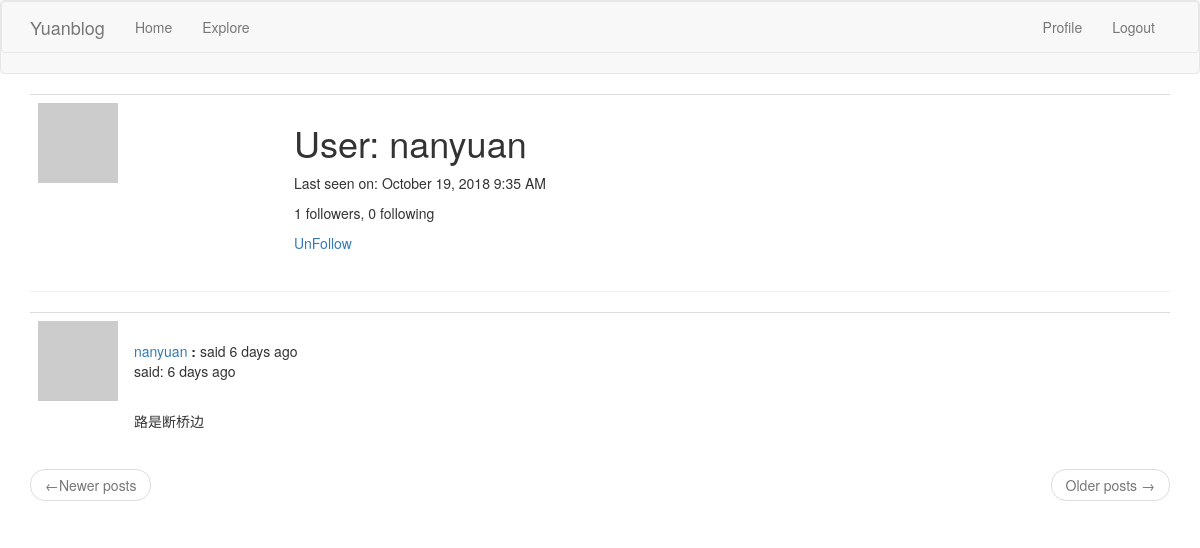
The app's page /user/nanyuan (signed in), older data.
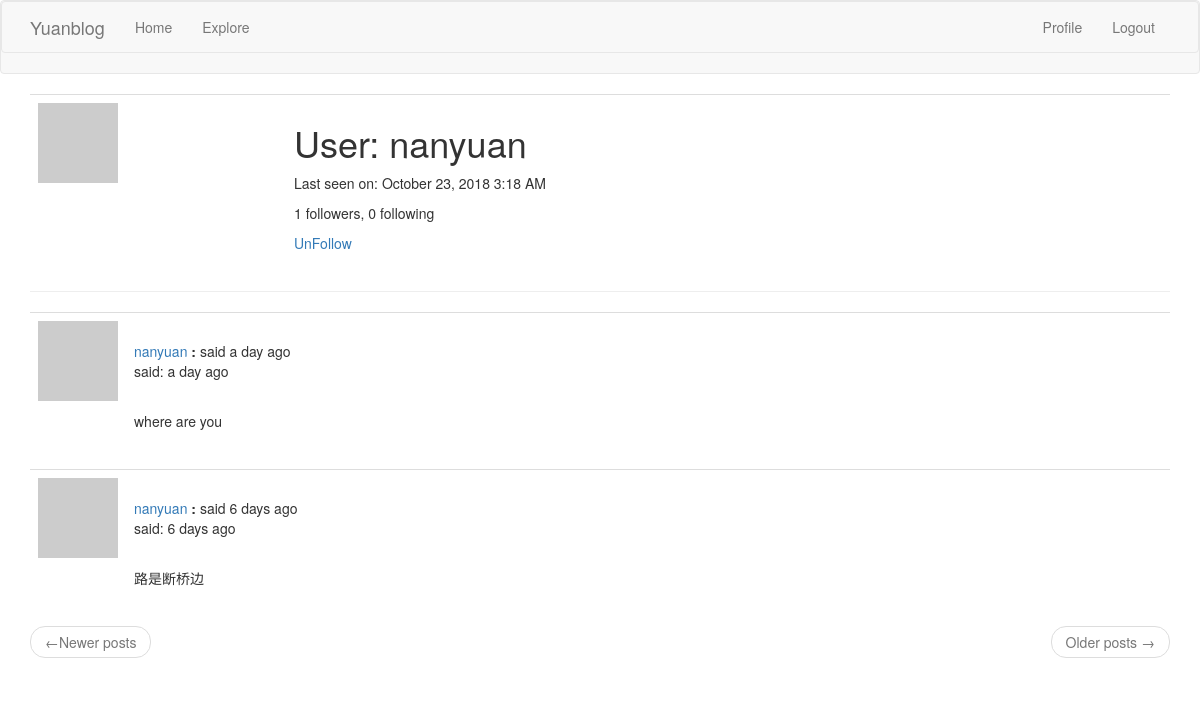
The same page, newer data.
### app/models.py (models this page shows, shortened)
class User(UserMixin, db.Model):
    id = db.Column(db.Integer, primary_key=True)
    username = db.Column(db.String(64), index=True, unique=True)
    email = db.Column(db.String(128), index=True, unique=True)
    password_hash = db.Column(db.String(128))
    posts = db.relationship('Post', backref='author', lazy='dynamic')
    about_me = db.Column(db.String(140))
    last_date = db.Column(db.DateTime, default=datetime.utcnow)
    followed = db.relationship(
        'User', secondary=followers,
        primaryjoin=(followers.c.follower_id == id),
        secondaryjoin=(followers.c.followed_id == id),
        backref=db.backref('followers', lazy='dynamic'), lazy='dynamic')
    def avatar(self, size):
        digest = hashlib.md5(self.email.lower().encode('utf-8')).hexdigest()
        return 'https://www.gravatar.com/avatar/{}?d=identicon&s={}'.format(digest, size)
    def is_following(self, user):
        return self.followed.filter(followers.c.followed_id == user.id).count() > 0
    @login.user_loader
    def load_user(id):
        return User.query.get(int(id))

class Post(db.Model):
    id = db.Column(db.Integer, primary_key=True)
    body = db.Column(db.String(140))
    timestamp = db.Column(db.DateTime, index=True, default=datetime.utcnow)
    user_id = db.Column(db.Integer, db.ForeignKey('user.id'))
    language = db.Column(db.String(5))

### app/routes.py (the view)
@app.route('/user/<username>')
@login_required
def user(username):
    user = User.query.filter_by(username=username).first_or_404()
    page = request.args.get('page', 1, type=int)
    posts = user.posts.order_by(Post.timestamp.desc()).paginate(
        page, app.config['POSTS_PER_PAGE'], False)
    next_url = url_for('user', username=user.username, page=posts.next_num) \
        if posts.has_next else None
    prev_url = url_for('user', username=user.username, page=posts.prev_num) \
        if posts.has_prev else None
    return render_template('user.html', user=user, posts=posts.items,
                           next_url=next_url, prev_url=prev_url)

### app/routes.py (called while the page is built)
@app.before_request
def before_request():
    if current_user.is_authenticated:
        current_user.last_date = datetime.utcnow()
        db.session.commit()
    g.locale = 'zh' if str(get_locale()).startswith('zh') else str(get_locale())

### app/templates/user.html (shortened to what this page needs)
{% extends "base.html" %}
{% block app_content %}
    <table class="table table-hover">
        <tr>
            <td width="256px"><img src="{{ user.avatar(256) }}"></td>
            <td>
                <h1>{{ _('User:') }} {{ user.username }}</h1>
                {% if user.last_date %}
                    <p>{{ _('Last seen on:') }} {{ moment(user.last_date).format('LLL') }}</p>
                {% endif %}
                <p>{{ _('%(count)d followers', count=user.followers.count()) }}, {{ _('%(count)d following', count=user.followed.count()) }}</p>
                {% if user == current_user %}
                <p><a href="{{ url_for('edit_profile') }}">{{ _('Edit your profile') }}</a></p>
                {% elif not current_user.is_following(user) %}
                <p><a href="{{ url_for('follow', username=user.username) }}">{{ _('Follow') }}</a></p>
                {% else %}
                <p><a href="{{ url_for('un_follow', username=user.username) }}">{{ _('UnFollow') }}</a></p>
                {% endif %}
            </td>
        </tr>
    </table>
<hr>
{% for post in posts %}
    {% include '_post.html' %}
{% endfor %}
    <nav aria-label="...">
        <ul class="pager">
            <li class="previous{% if not prev_url %} disabled{% endif %}">
                <a href="{{ prev_url or '#' }}">
                    <span aria-hidden="true">&larr;</span>{{ _('Newer posts') }}
                </a>
            </li>
            <li class="next{% if not next_url %} disabled{% endif %}">
                <a href="{{ next_url or '#' }}">
                    {{ _('Older posts') }} <span aria-hidden="true">&rarr;</span>
                </a>
            </li>
        </ul>
    </nav>
{% endblock %}

### app/templates/base.html (shortened to what this page needs)
{% extends 'bootstrap/base.html' %}
{% block navbar %}
<nav class="navbar navbar-default">
 <nav class="navbar navbar-default">
        <div class="container">
            <div class="navbar-header">
                <a class="navbar-brand" href="{{ url_for('index') }}">Yuanblog</a>
            </div>
            <div class="collapse navbar-collapse" id="bs-example-navbar-collapse-1">
                <ul class="nav navbar-nav">
                    <li><a href="{{ url_for('index') }}">{{ _('Home') }}</a></li>
                    <li><a href="{{ url_for('explore') }}">{{ _('Explore') }}</a></li>
                </ul>
                <ul class="nav navbar-nav navbar-right">
                    {% if current_user.is_anonymous %}
                        <li><a href="{{ url_for('login') }}">{{ _('Login') }}</a></li>
                    {% else %}
                        <li><a href="{{ url_for('user', username=current_user.username) }}">{{ _('Profile') }}</a></li>
                        <li><a href="{{ url_for('logout') }}">{{ _('Logout') }}</a></li>
                    {% endif %}
                </ul>
            </div>
        </div>
    </nav>
</nav>
{% endblock %}
{%  block content %}
    <div class="container">
    {% block app_content %}
    {% endblock %}
    </div>
{% endblock %}

### app/templates/_post.html (shortened to what this page needs)
<table class="table table-hover">
    <tr>
        <td width="70px">
            <a href="{{ url_for('user', username=post.author.username) }}">
                <img src="{{ post.author.avatar(70) }}">
            </a>
        </td>
        <td>
            <br>
            {{ _('%(username)s said %(when)s', username=user_link, when=moment(post.timestamp).fromNow()) }}
            <p>{{ _('said:') }} {{ moment(post.timestamp).fromNow() }}</p>
            <br>
            <p>{{ post.body }}</p>
        </td>
    </tr>
</table>

Row changes from the older to the newer data that the page shows:
changed User "nanyuan": last_date "October 19, 2018 9:35 AM" → "October 23, 2018 3:18 AM"
added Post: timestamp "a day ago", body "where are you"
